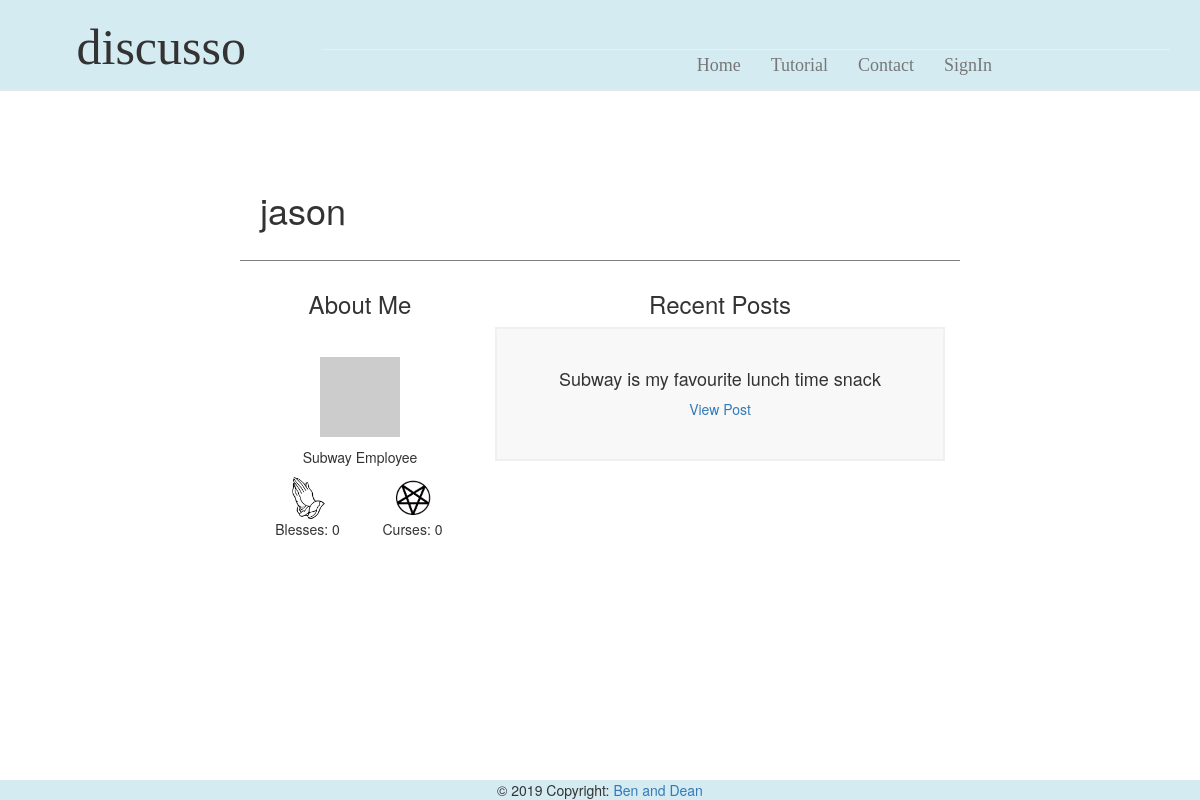
/profile/8, run on the app's committed database.
### app/models.py (models this page shows, shortened)
class User(UserMixin, db.Model):
    id = db.Column(db.Integer, primary_key=True)
    username = db.Column(db.String(64), index=True, unique=True)
    bio = db.Column(db.String(248))
    passwd_hash = db.Column(db.String(128))
    email = db.Column(db.String(120), index=True, unique=True)
    admin = db.Column(db.Boolean)
    blesses = db.Column(db.Integer, default=0)
    curses = db.Column(db.Integer, default=0)
    def avatar(self, size):
        digest = md5(self.email.lower().encode('utf-8')).hexdigest()
        return 'https://www.gravatar.com/avatar/{}?d=identicon&s={}'.format(
            digest, size)
    posts = db.relationship('Post', backref='author', lazy='dynamic')
    replies = db.relationship('Reply', backref='author', lazy='dynamic')

class Post(db.Model):
    id = db.Column(db.Integer, primary_key=True)
    title = db.Column(db.String(64))
    desc = db.Column(db.String(248))
    blesses = db.Column(db.Integer, default=0)
    curses = db.Column(db.Integer, default=0)
    timestamp = db.Column(db.DateTime, index=True, default=datetime.utcnow)
    user_id = db.Column(db.Integer, db.ForeignKey('user.id'))
    p_replies = db.relationship('Reply', backref='ogPost', lazy='dynamic')
    user_votes = db.relationship('Post_BC', backref='post', lazy='dynamic')

### app/routes.py (the view)
@app.route('/profile/<userid>')
def profile(userid):
    allPost= Post.query.all()
    myUser = User.query.get(userid)
    if myUser == None:
        return redirect(url_for('homepage'))
    return render_template('profile.html', title='Profile', user=myUser, post=allPost)

### app/templates/profile.html (shortened to what this page needs)
{% extends "topbar.html" %}
{% block content %}
<div class="container-fluid">
  <div class="leftSide col-lg-2">
  </div>
  <div class="mainArea col-lg-8">
    <div class="container-fluid">
      <div class="special">
        <h1> {{user.username}}</h1>
      </div>
      <div class="profileLeft col-lg-4">
        <h3>About Me</h3>
        <br>
        <div class="imgBox">
          <img src="{{ user.avatar(128) }}">
        </div>
        <p> {{user.bio}}</p>
        <div class="col-lg-6">
            <a class="button1" href= {{url_for('applyBCtoUser', user_id=user.id, option='bless')}}>
                <img src="{{url_for('static', filename='prayingHands.jpg') }}"  style="width:42px;height:42px;border:0">
            </a>
            <p>Blesses: {{user.blesses}}</p>
        </div>
        <div class="col-lg-6">
            <a class="button2"href= {{url_for('applyBCtoUser', user_id=user.id, option='curse')}}>
                <img src="{{url_for('static', filename='pentagram.jpg') }}"  style="width:42px;height:42px;border:0">
            </a>
            <p>Curses: {{user.curses}}</p>
        </div>
      </div>
      <div class="profileRight col-lg-8">
        <h3>Recent Posts</h3>
        {% for p in post %}
        {%if p.user_id == user.id %}
        <div class = "sampleTopic">
        <h4> {{ p.title }}</h4>
        <p><a href="{{ url_for('topic',postid = '') }}{{p.id}}"> View Post </a> </p>
      </div>
        <br><br>
        {% endif %}
        {% endfor %}
      </div>
    </div>
  </div>
  <div class="leftSide col-lg-2">
  </div>
</div>
{% endblock %}

### app/static/stylesheet.css (style rules this page uses)
@media (min-width: 900px) { body { padding-top: 150px; } }
.special { padding: 20px; border-bottom: 1px solid grey; margin-bottom: 10px; }
.profileLeft { text-align: center; }
.profileRight { text-align: center; }
.imgBox { padding: 10px; text-align: center; }
.sampleTopic { padding: 30px; text-align: center; background-color: #F8F8F8; border: 2px solid #F0F0F0; }

### data on the page
User: username "jason", bio "Subway Employee", blesses "0", curses "0"
Post: title "Subway is my favourite lunch time snack"
